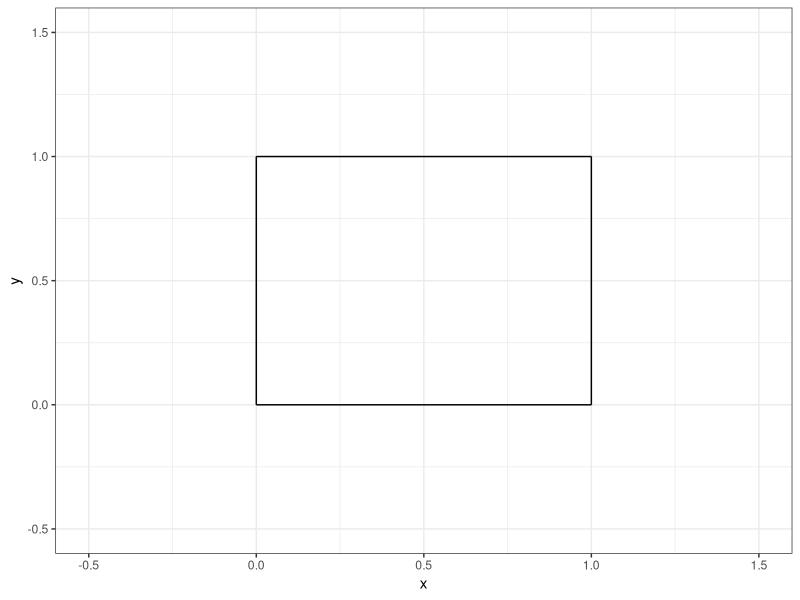
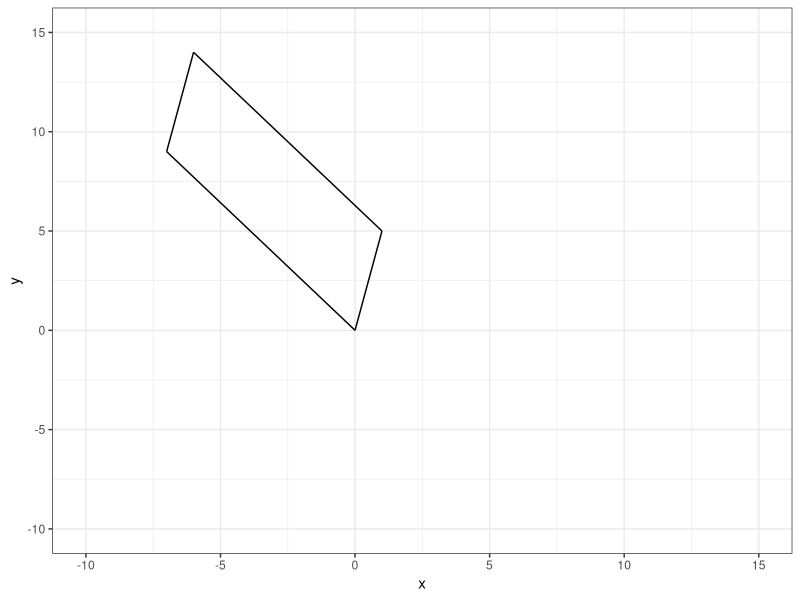
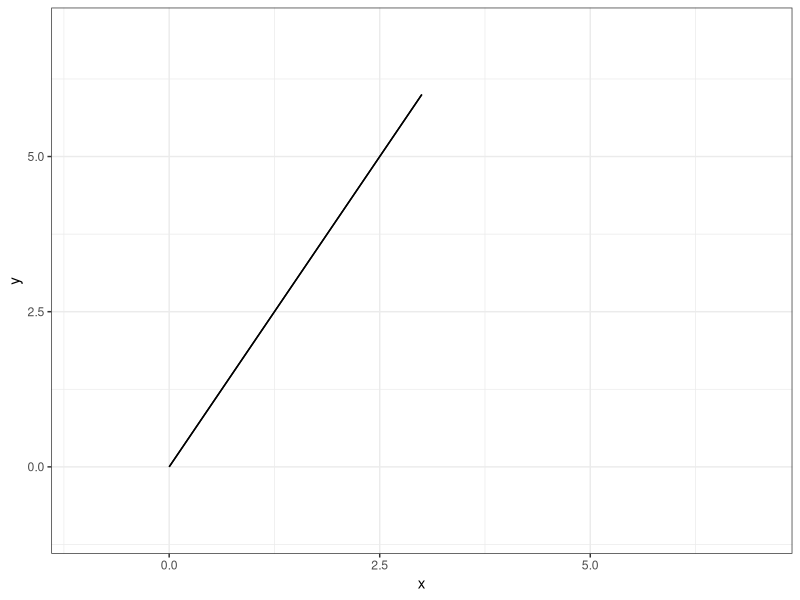
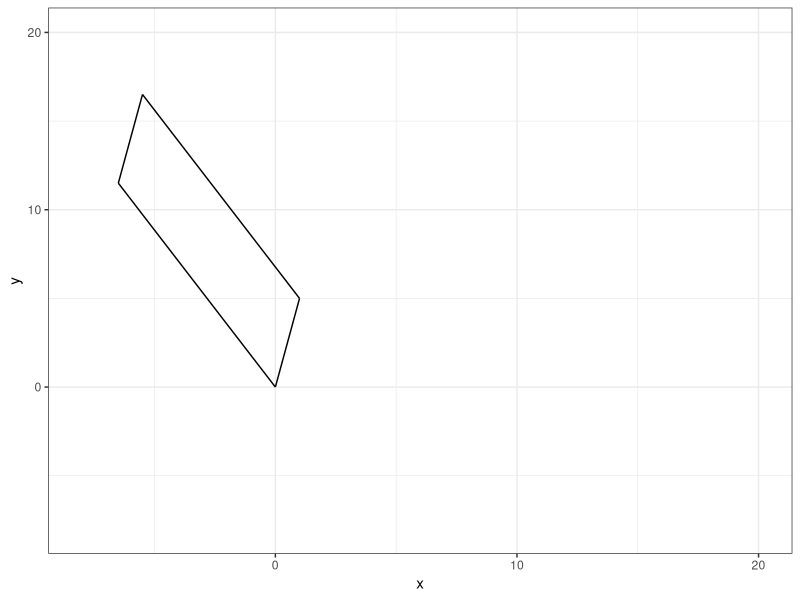
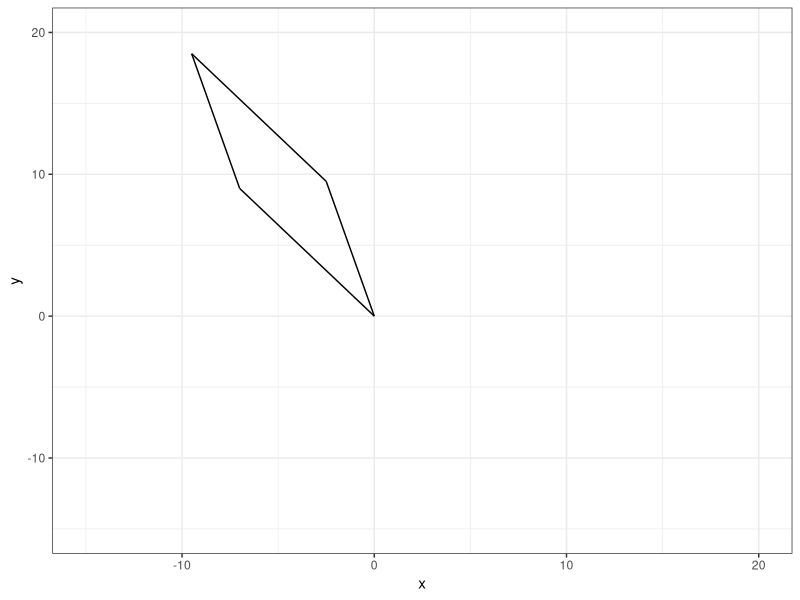
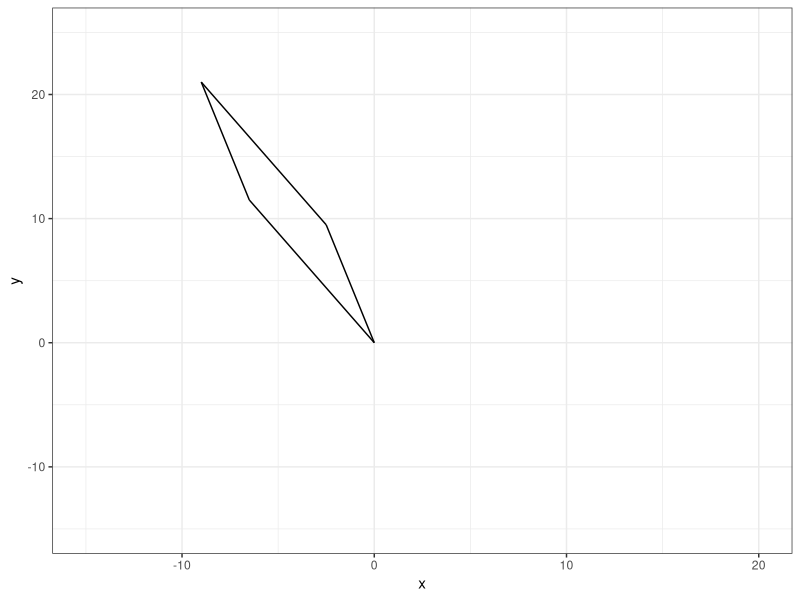
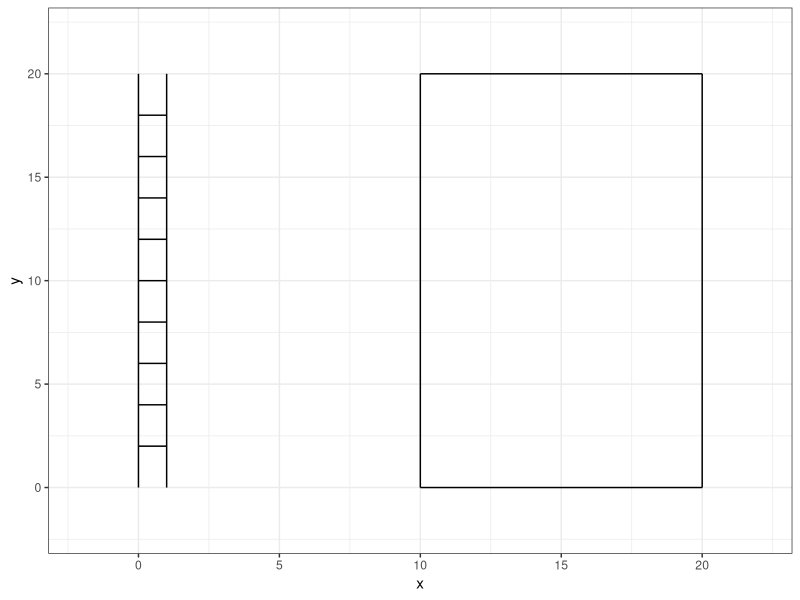

Write R code to recreate these figures, in order.
## ---- chunk 1
#| echo: false

default_chunk_hook  <- knitr::knit_hooks$get("chunk")

latex_font_size <- c("Huge", "huge", "LARGE", "Large", 
                     "large", "normalsize", "small", 
                     "footnotesize", "scriptsize", "tiny")

knitr::knit_hooks$set(chunk = function(x, options) {
  x <- default_chunk_hook(x, options)
  if(options$size %in% latex_font_size) {
    paste0("\n \\", options$size, "\n\n", 
      x, 
      "\n\n \\normalsize"
    )
  } else {
    x
  }
})

## ---- chunk 2
#| label: load-packages
#| include: false
library(tidyverse)
## ---- chunk 3
#| label: fig-unitsquare
#| fig-cap: "The unit square."
#| fig-width: 3
#| fig-height: 3
#| scale: "80%"
#| fig-align: "center"
#| size: "scriptsize"
ggplot() +
  geom_segment(aes(x = 0, xend = 0,
                   y=0, yend = 1))+
  geom_segment(aes(x = 0, xend = 1,
                   y=1, yend = 1))+
  geom_segment(aes(x = 1, xend = 1,
                   y=0, yend = 1))+
  geom_segment(aes(x = 0, xend = 1,
                   y=0, yend = 0)) +
  theme_bw() + 
  xlim(-0.5, 1.5)+
  ylim(-0.5, 1.5)+
  labs(x = "x", 
       y = "y")
## ---- chunk 4
#| size: "scriptsize"
#| code-fold: FALSE
(M = diag(2))
## ---- chunk 5
#| size: "scriptsize"
#| code-fold: FALSE
(A = matrix(c(1,-7,5,9),2,2,T))
## ---- chunk 6
#| size: "scriptsize"
#| code-fold: FALSE
(T = A %*% M)
## ---- chunk 7
#| size: "scriptsize"
#| code-fold: FALSE
(basis_vector_1 = T[,1])
(basis_vector_2 = T[,2])
## ---- chunk 8
#| size: "scriptsize"
#| code-fold: FALSE
(p_0 = c(0,0))
(p_1 = basis_vector_1)
(p_2 = basis_vector_1 + basis_vector_2)
(p_3 = basis_vector_2)
## ---- chunk 9
#| label: fig-unitsquare-T
#| fig-cap: "The T square."
#| fig-width: 3
#| fig-height: 3
#| scale: "80%"
#| fig-align: "center"
#| size: "scriptsize"
ggplot() +
  geom_segment(aes(x = p_0[1], xend = p_1[1],
                   y= p_0[2], yend = p_1[2]))+
  geom_segment(aes(x = p_1[1], xend = p_2[1],
                   y= p_1[2], yend = p_2[2]))+
  geom_segment(aes(x = p_2[1], xend = p_3[1],
                   y= p_2[2], yend = p_3[2]))+
  geom_segment(aes(x = p_3[1], xend = p_0[1],
                   y= p_3[2], yend = p_0[2])) +
  theme_bw() + 
  xlim(-10, 15)+
  ylim(-10, 15)+
  labs(x = "x", 
       y = "y")
## ---- chunk 10
#| size: "scriptsize"
#| code-fold: FALSE
(determinant_A = det(A))
## ---- chunk 11
#| size: "scriptsize"
#| code-fold: FALSE
(A = matrix(c(1,2,2,4),2,2,T))
## ---- chunk 12
#| size: "scriptsize"
#| code-fold: FALSE
(T = A %*% M)
## ---- chunk 13
#| size: "scriptsize"
#| code-fold: FALSE
(basis_vector_1 = T[,1])
(basis_vector_2 = T[,2])
## ---- chunk 14
#| size: "scriptsize"
#| code-fold: FALSE
(p_0 = c(0,0))
(p_1 = basis_vector_1)
(p_2 = basis_vector_1 + basis_vector_2)
(p_3 = basis_vector_2)
## ---- chunk 15
#| label: fig-unitsquare-T-2
#| fig-cap: "The T-2 square."
#| fig-width: 3
#| fig-height: 3
#| scale: "80%"
#| fig-align: "center"
#| size: "scriptsize"
ggplot() +
  geom_segment(aes(x = p_0[1], xend = p_1[1],
                   y= p_0[2], yend = p_1[2]))+
  geom_segment(aes(x = p_1[1], xend = p_2[1],
                   y= p_1[2], yend = p_2[2]))+
  geom_segment(aes(x = p_2[1], xend = p_3[1],
                   y= p_2[2], yend = p_3[2]))+
  geom_segment(aes(x = p_3[1], xend = p_0[1],
                   y= p_3[2], yend = p_0[2])) +
  theme_bw() + 
  xlim(-1, 7)+
  ylim(-1, 7)+
  labs(x = "x", 
       y = "y")
## ---- chunk 16
#| size: "scriptsize"
#| code-fold: FALSE
(determinant_A = det(A))
## ---- chunk 17
#| size: "scriptsize"
#| code-fold: FALSE
(k = 0.5)
(M = matrix(c(1,k,0,1),2,2,T))
(A = matrix(c(1,-7,5,9),2,2,T))

(T = A %*% M)

(basis_vector_1 = T[,1])
(basis_vector_2 = T[,2])

(p_0 = c(0,0))
(p_1 = basis_vector_1)
(p_2 = basis_vector_1 + basis_vector_2)
(p_3 = basis_vector_2)
## ---- chunk 18
#| label: fig-unitsquare-T-3
#| fig-cap: "The T-3 square."
#| fig-width: 3
#| fig-height: 3
#| scale: "80%"
#| fig-align: "center"
#| size: "scriptsize"
ggplot() +
  geom_segment(aes(x = p_0[1], xend = p_1[1],
                   y= p_0[2], yend = p_1[2]))+
  geom_segment(aes(x = p_1[1], xend = p_2[1],
                   y= p_1[2], yend = p_2[2]))+
  geom_segment(aes(x = p_2[1], xend = p_3[1],
                   y= p_2[2], yend = p_3[2]))+
  geom_segment(aes(x = p_3[1], xend = p_0[1],
                   y= p_3[2], yend = p_0[2])) +
  theme_bw() + 
  xlim(-8, 20)+
  ylim(-8, 20)+
  labs(x = "x", 
       y = "y")
## ---- chunk 19
#| size: "scriptsize"
#| code-fold: FALSE
(determinant_A = det(A))
## ---- chunk 20
#| size: "scriptsize"
#| code-fold: FALSE
(k = 0.5)
(M = matrix(c(1,0,k,1),2,2,T))

(T = A %*% M)

(basis_vector_1 = T[,1])
(basis_vector_2 = T[,2])

(p_0 = c(0,0))
(p_1 = basis_vector_1)
(p_2 = basis_vector_1 + basis_vector_2)
(p_3 = basis_vector_2)
## ---- chunk 21
#| label: fig-unitsquare-T-4
#| fig-cap: "The T-4 square."
#| fig-width: 3
#| fig-height: 3
#| scale: "80%"
#| fig-align: "center"
#| size: "scriptsize"
ggplot() +
  geom_segment(aes(x = p_0[1], xend = p_1[1],
                   y= p_0[2], yend = p_1[2]))+
  geom_segment(aes(x = p_1[1], xend = p_2[1],
                   y= p_1[2], yend = p_2[2]))+
  geom_segment(aes(x = p_2[1], xend = p_3[1],
                   y= p_2[2], yend = p_3[2]))+
  geom_segment(aes(x = p_3[1], xend = p_0[1],
                   y= p_3[2], yend = p_0[2])) +
  theme_bw() + 
  xlim(-15, 20)+
  ylim(-15, 20)+
  labs(x = "x", 
       y = "y")
## ---- chunk 22
#| size: "scriptsize"
#| code-fold: FALSE
(determinant_A = det(A))
## ---- chunk 23
#| size: "scriptsize"
#| code-fold: FALSE
(k = 0.5)
(M = matrix(c(1,k,k,1),2,2,T))

(T = A %*% M)

(basis_vector_1 = T[,1])
(basis_vector_2 = T[,2])

(p_0 = c(0,0))
(p_1 = basis_vector_1)
(p_2 = basis_vector_1 + basis_vector_2)
(p_3 = basis_vector_2)
## ---- chunk 24
#| label: fig-unitsquare-T-5
#| fig-cap: "The T-5 square."
#| fig-width: 3
#| fig-height: 3
#| scale: "80%"
#| fig-align: "center"
#| size: "scriptsize"
ggplot() +
  geom_segment(aes(x = p_0[1], xend = p_1[1],
                   y= p_0[2], yend = p_1[2]))+
  geom_segment(aes(x = p_1[1], xend = p_2[1],
                   y= p_1[2], yend = p_2[2]))+
  geom_segment(aes(x = p_2[1], xend = p_3[1],
                   y= p_2[2], yend = p_3[2]))+
  geom_segment(aes(x = p_3[1], xend = p_0[1],
                   y= p_3[2], yend = p_0[2])) +
  theme_bw() + 
  xlim(-15, 20)+
  ylim(-15, 25)+
  labs(x = "x", 
       y = "y")
## ---- chunk 25
#| size: "scriptsize"
#| code-fold: FALSE
(determinant_A = det(A))
## ---- chunk 26
#| size: "scriptsize"
#| code-fold: FALSE
(ladder = data.frame(x=c(0,0,1,1,0,1,0,1,0,1,0,1,0,1,0,1,0,1,0,1,0,1),y=c(0,20,0,20,2,2,4,4,6,6,8,8,10,10,12,12,14,14,16,16,18,18),group=c(1,1,2,2,3,3,4,4,5,5,6,6,7,7,8,8,9,9,10,10,11,11)))
## ---- chunk 27
#| label: fig-ladder
#| fig-cap: "A ladder."
#| fig-width: 3
#| fig-height: 3
#| scale: "80%"
#| fig-align: "center"
#| size: "scriptsize"
ggplot() +
  geom_path(data = ladder, 
              aes(x = x, y = y, group = group)) +
                  geom_segment(aes(x = 10, xend = 10,
                   y=0, yend = 20))+
  geom_segment(aes(x = 10, xend = 20,
                   y=20, yend = 20))+
  geom_segment(aes(x = 20, xend = 20,
                   y=0, yend = 20))+
  geom_segment(aes(x = 10, xend = 20,
                   y=0, yend = 0)) +
  theme_bw() +
  xlim(-2,22) +
  ylim(-2,22)
## ---- chunk 28
#| size: "scriptsize"
#| code-fold: FALSE
(A = as.matrix(ladder[, c(1,2)]))
(M_h = matrix(c(1,0,k,1),2,2,T))
(T = A %*% M)
## ---- chunk 29
#| size: "scriptsize"
#| code-fold: FALSE
(leaning.ladder = data.frame(x = T[,1], y = T[,2], group=c(1,1,2,2,3,3,4,4,5,5,6,6,7,7,8,8,9,9,10,10,11,11)))
